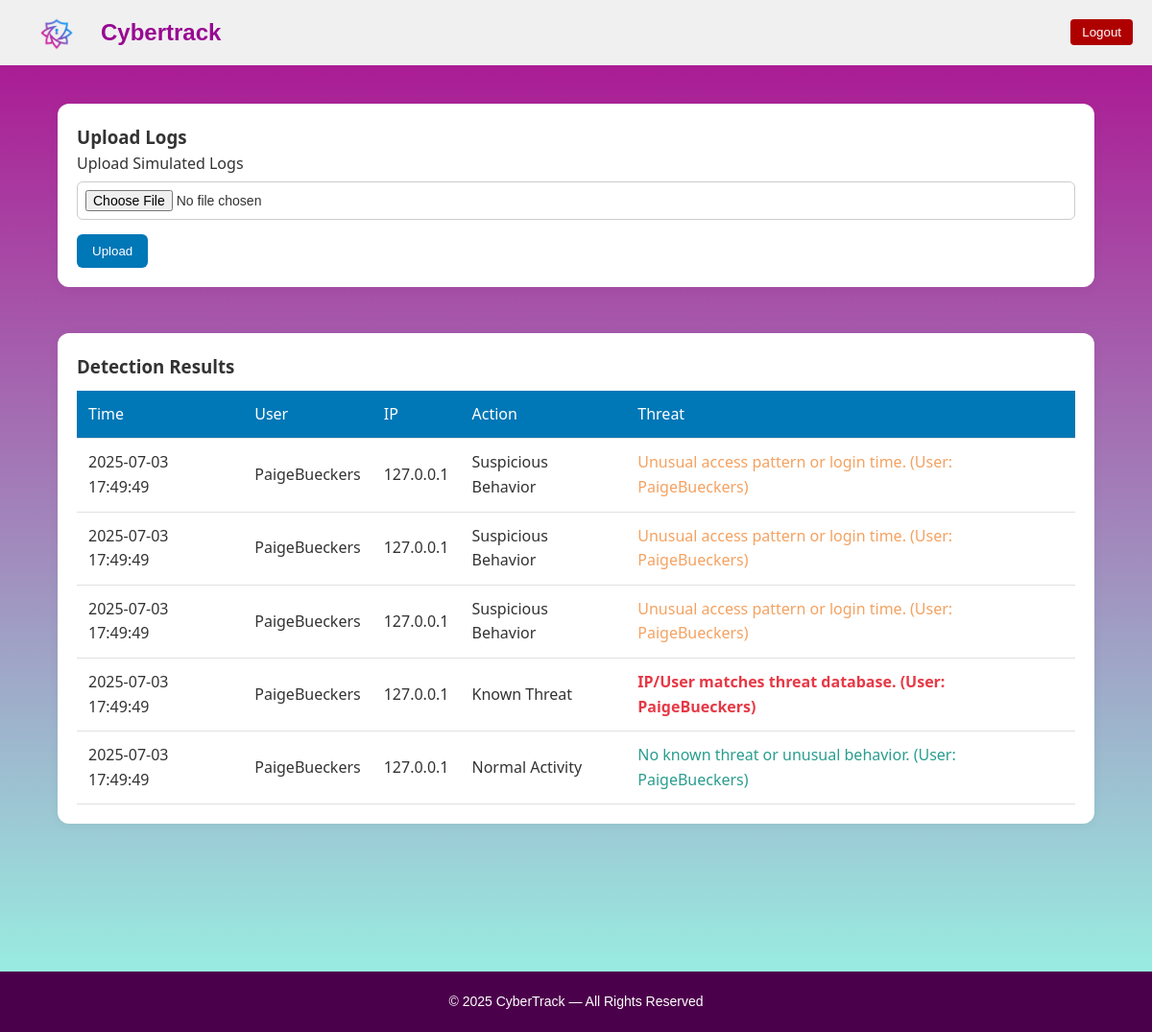
The page / (signed in) on the database as committed earlier.
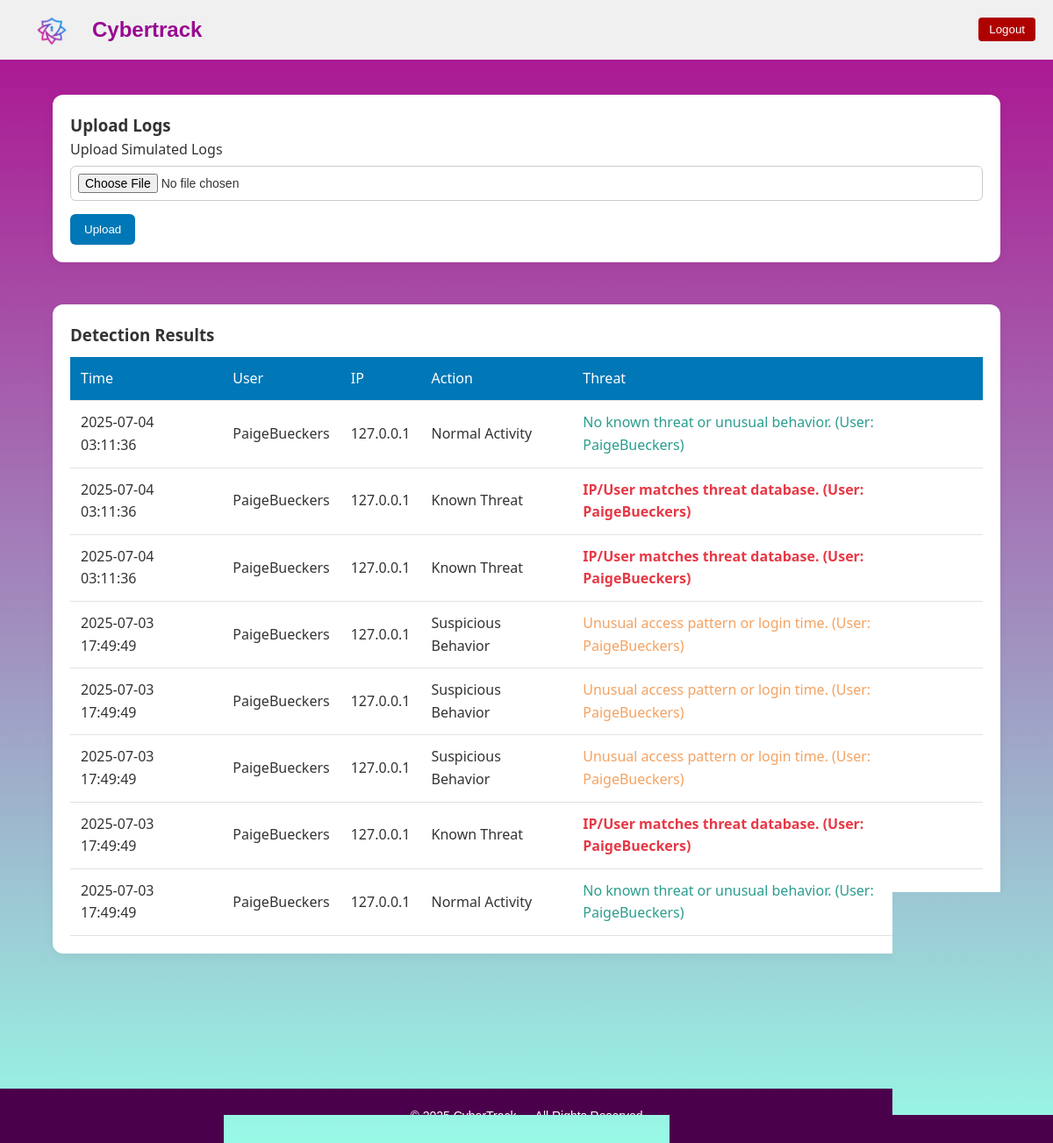
The same page on the database as committed later.
### app/models.py (models this page shows, shortened)
class Alert(db.Model):
    id = db.Column(db.Integer, primary_key=True)
    log_id = db.Column(db.Integer, db.ForeignKey('log.id'))
    type = db.Column(db.String(100), nullable=False)
    description = db.Column(db.Text)
    timestamp_detected = db.Column(db.DateTime, default=datetime.utcnow)
    severity = db.Column(db.String(20), default="Medium")
    ip_address = db.Column(db.String(45), nullable=True)

class User(db.Model):
    __tablename__ = "user"
    id = db.Column(db.Integer, primary_key=True)
    username = db.Column(db.String(150), unique=True, nullable=False)
    password = db.Column(db.String(200), nullable=False)
    role = db.Column(db.String(20), default='user')
    created_at = db.Column(db.DateTime, default=datetime.utcnow)
    failed_attempts = db.Column(db.Integer, default=0)

### app/routes.py (the view)
@log_bp.route('/')
def home():
    if 'user_id' not in session:
        return redirect(url_for('log.login_page'))
    user_id = session['user_id']
    current_user = User.query.get(user_id)
    if not current_user:
        session.clear()
        return redirect(url_for('log.login_page'))
    if current_user.role == 'admin':
        alerts = Alert.query.order_by(Alert.timestamp_detected.desc()).all()
        logs = Log.query.all()
        user_map = {u.id: u.username for u in User.query.all()}
        users = {log.id: user_map.get(log.uploaded_by, 'Unknown') for log in logs}
        return render_template('admin_dashboard.html', alerts=alerts, users=users)
    else:
        user_logs = Log.query.filter_by(uploaded_by=current_user.id).all()
        log_ids = [log.id for log in user_logs]
        user_alerts = Alert.query.filter(Alert.log_id.in_(log_ids)) \
            .order_by(Alert.timestamp_detected.desc()).all()
        login_alerts = Alert.query.filter(
            Alert.log_id == None,
            Alert.description.ilike(f"%{current_user.username}%")
        ).all()
        from app.models import FailedLoginAttempt
        all_user_alerts = user_alerts + login_alerts
        users = {
            alert.log_id: current_user.username for alert in user_alerts if alert.log_id is not None
        }
        for alert in login_alerts:
            users[alert.id] = current_user.username
        failed_logins = FailedLoginAttempt.query.filter_by(username=current_user.username).order_by(
            FailedLoginAttempt.timestamp.desc()).all()
        return render_template('user.html', alerts=all_user_alerts, users=users, failed_logins=failed_logins)

### app/templates/user.html (shortened to what this page needs)
<!DOCTYPE html>
<html lang="en">
<head>
  <link rel="stylesheet" href="{{ url_for('static', filename='user.css') }}">
</head>
<body>
  <header class="header">
    <img src="{{ url_for('static', filename='images/CyberTrack.png') }}" alt="CyberTrack Logo" class="logo" />
    <h1 class="brand-name">Cybertrack</h1>
    <div class="header-right">
      <button class="logout-button">Logout</button>
    </div>
  </header>
  <main class="container">
    <section class="module card-grid">
      <div class="card">
        <h3>Upload Logs</h3>
        <form id="uploadForm" enctype="multipart/form-data">
          <label for="fileInput">Upload Simulated Logs</label>
          <input type="file" name="file" id="fileInput" required />
          <button type="submit">Upload</button>
        </form>
      </div>
      <div class="card wide">
        <div class="card-header">
          <h3>Detection Results</h3>
        </div>
        <table id="detection-table">
          <thead>
            <tr>
              <th>Time</th>
              <th>User</th>
              <th>IP</th>
              <th>Action</th>
              <th>Threat</th>
            </tr>
          </thead>
          <tbody>
            {% if alerts %}
              {% for alert in alerts %}
                <tr>
                  <td>{{ alert.timestamp_detected.strftime('%Y-%m-%d %H:%M:%S') }}</td>
                  <td>{{ users.get(alert.log_id, 'Unknown') }}</td>
                  <td>{{ alert.ip_address or '-' }}</td>
                  <td>{{ alert.type }}</td>
                  <td class="{% if alert.severity == 'High' %}malicious{% elif alert.severity == 'Medium' %}suspicious{% else %}normal{% endif %}">
                    {{ alert.description }}
                  </td>
                </tr>
              {% endfor %}
            {% endif %}
          </tbody>
        </table>
      </div>
    </section>
  </main>
  <footer>
    <p>&copy; 2025 CyberTrack — All Rights Reserved</p>
  </footer>
</body>
</html>

### app/static/user.css (style rules this page uses)
* { box-sizing: border-box; margin: 0; padding: 0; }
body { font-family: 'Segoe UI', sans-serif; background: linear-gradient(to bottom, #AC0D8F, #98FAE6); color: #333; line-height: 1.6; background-repeat: no-repeat; background-attachment: fixed; display: flex; flex-direction: column; }
header { background: #ffffff; color: white; padding: 20px 0; text-align: center; }
.header { display: flex; align-items: center; padding: 15px 30px; background-color: #f0f0f0; }
.logo { width: 60px; height: auto; margin-right: 15px; }
.brand-name { font-size: 24px; font-weight: bold; color: #990992; font-family: Arial; }
.header-right { margin-left: auto; position: absolute; top: 20px; right: 20px; display: flex; gap: 10px; align-items: center; }
.logout-button, .settings-button, .back-button { margin-left: 10px; padding: 6px 12px; border: none; background-color: #af0000; color: #fff; cursor: pointer; border-radius: 4px; }
.container { padding: 40px 60px; }
.module { margin-bottom: 50px; }
.card-grid { display: flex; flex-wrap: wrap; gap: 24px; }
.card { background: white; border-radius: 12px; box-shadow: 0 2px 12px rgba(0,0,0,0.05); padding: 20px; flex: 1 1 300px; margin-bottom: 24px; }
.card.wide { flex: 1 1 100%; }
.card-header { display: flex; justify-content: space-between; align-items: center; }
.normal { color: #2a9d8f; }
.suspicious { color: #f4a261; }
.malicious { color: #e63946; font-weight: bold; }
input[type="text"], input[type="number"], select, input[type="file"] { width: 100%; padding: 8px; margin-top: 5px; margin-bottom: 15px; border: 1px solid #ccc; border-radius: 6px; font-size: 14px; }
button { background: #0077b6; color: white; padding: 10px 16px; border: none; border-radius: 6px; cursor: pointer; transition: background 0.2s ease; }
table { width: 100%; border-collapse: collapse; margin-top: 10px; }
th, td { padding: 12px; border-bottom: 1px solid #e1e1e1; text-align: left; }
th { background: #0077b6; color: white; font-weight: 500; }
footer { text-align: center; padding: 20px; background: #4b004b; color: #fff; font-size: 14px; margin-top: 40px; font-family: Arial; }

Rows that differ between the two databases and show on the page:
added Alert: timestamp_detected "2025-07-04 03:11:36", {{ users.get(alert.log_id, 'Unknown') }} "PaigeBueckers", ip_address "127.0.0.1", type "Normal Activity", description "No known threat or unusual behavior. (User: PaigeBueckers)", severity "Low" (drawn)
added Alert: timestamp_detected "2025-07-04 03:11:36", {{ users.get(alert.log_id, 'Unknown') }} "PaigeBueckers", ip_address "127.0.0.1", type "Known Threat", description "IP/User matches threat database. (User: PaigeBueckers)", severity "High" (drawn)
added Alert: timestamp_detected "2025-07-04 03:11:36", {{ users.get(alert.log_id, 'Unknown') }} "PaigeBueckers", ip_address "127.0.0.1", type "Known Threat", description "IP/User matches threat database. (User: PaigeBueckers)", severity "High" (drawn)
